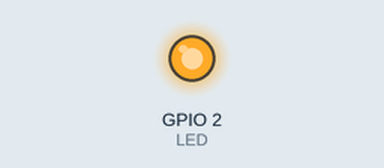
Recording of a program running on a simulated ESP32 board running MicroPython. Shown: output pins drawn as LEDs (lit = HIGH). The board's own WiFi access point starts at once; files that are not in the repository are absent.

Above: at 0.1 s.
At 2.3 s:
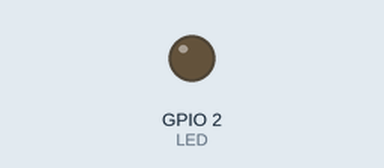
Timing chart, 0 to 3.8 s (numbered marks = the images above):
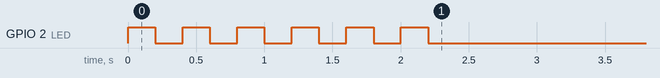

The program:

main_ESP.py
```python
"""
ESP
"""
import network
import socket
import json
from machine import Pin
from time import sleep

LED = Pin(2, Pin.OUT)


class Controller:
    ESP_IP = None  # IP address of ESP device under its own Access Point
    NEW_IP = None  # IP address of ESP device under the user wi-fi
    MOBILE_IP = None  # IP address of the user
    MOBILE = None  # User socket object

    SSID = None  # User wi-fi name
    PASSWORD = None  # User wi-fi password
    PORT = 1111  # Socket port known by both the ESP and the user
    sock = None  # socket object

    def __init__(self):
        # Connect to wi-fi. First look for the json file containing the wi-fi credentials.
        # If file was not found, or if wi-fi connection failed (credentials changed), go into pair routine

        # ACTION dictionary links user-sent commands to functions
        self.ACTION = {
            "LED": self.toggle_led
        }

        try:
            # Try to open the json file. If successful, load credentials (dictionary)
            # otherwise, go to pair method
            with open('wifi.json') as json_file:
                credentials = json.load(json_file)
                self.SSID, self.PASSWORD = credentials.values()

            # Create station interface. Block until created
            self.wifi = network.WLAN(network.STA_IF)
            self.wifi.active(True)
            while not self.wifi.active():
                pass

            # Connect to wi-fi. Block until connected. Blink if connection was successful
            self.wifi.connect(self.SSID, self.PASSWORD)
            while not self.wifi.isconnected():
                pass
            self.blink()

            # Save the new IP address
            self.NEW_IP = self.wifi.ifconfig()[0]

        except:
            # If connection to user wi-fi failed, blink 6 times and go to pair function
            self.blink()
            self.blink()
            self.pair()

        finally:
            # After connection is successful, start listening for user commands
            # temp = list(self.wifi.ifconfig())
            # temp[0] = "10.0.0.167"
            # self.wifi.ifconfig(tuple(temp))
            self.get_commands()

    def pair(self):
        # Create AP wifi named after the IP address / Port of the ESP socket (e.g. 192.168.4.1,1111)
        # User application will parse this information to communicate with the ESP
        # Create socket server to receive mobile IP and credentials

        # Create Access Point. Block until created
        wifi = network.WLAN(network.AP_IF)
        wifi.active(True)
        while not self.wifi.active():
            pass

        # Save the IP address of the ESP Access Point.
        # Rename the AP to the AP's IP address and PORT to which the ESP's socket is bound
        self.ESP_IP = wifi.ifconfig()[0]
        essid = self.ESP_IP + "," + str(self.PORT)
        wifi.config(essid=essid)

        # Create socket TCP server bound to the advertised information,
        # and waiting for a "connect" request from the mobile application
        self.server = socket.socket()
        self.server.bind((self.ESP_IP, self.PORT))
        self.server.listen(1)

        # Save the socket object (mobile_temp) when the user connects successfully
        # This socket object is used to receive credentials from the user
        mobile_temp, _ = self.server.accept()

        sleep(0.01)
        # Receive credentials. Credentials format: <SSID>,<PASSWORD>,<IP-ADDRESS>
        credentials = mobile_temp.recv(1024).decode("utf-8")
        self.SSID, self.PASSWORD, self.MOBILE_IP = credentials.split(",")

        # Save credentials, then connect to internet.
        # Create a socket TCP client to "connect" to mobile server. This will automatically send
        # ESP socket object to the mobile user who will user this IP address to send all future commands
        with open("wifi.json", "w") as file:
            json.dump({"ssid": self.SSID, "password": self.PASSWORD}, file)

        wifi.active(False)
        while wifi.active():
            pass

        # Create a station object
        self.wifi = network.WLAN(network.STA_IF)

        # Activate and connect to wi-fi. Block until done,
        # then blink 3 times to indicate connection was successful
        self.wifi.active(True)
        while not self.wifi.active():
            pass
        self.wifi.connect(self.SSID, self.PASSWORD)
        while not self.wifi.isconnected():
            pass
        self.blink()

        # Save the new IP address
        self.NEW_IP = self.wifi.ifconfig()[0]

        # TODO: DELETE
        print("Connected successfully to", self.SSID)
        print("New IP is:", self.NEW_IP)

        while True:
            # Keep trying until the mobile user goes back to their network and create a socket server
            # successfully using the IP address they had sent to the ESP among the "credentials"
            # NOTE: After this process is done, TCP protocol is no longer used.
            # Both the user and the ESP will communicate over UDP (ESP is server)
            try:
                client = socket.socket()
                client.connect((self.MOBILE_IP, self.PORT))
                client.close()
                break

            except:
                # TODO: DELETE
                sleep(1)
                continue

    def blink(self, i=6):
        # Blink i/2 number of times.
        for _ in range(i):
            LED.value(not LED.value())
            sleep(0.2)

    def get_commands(self):
        # Create a socket UDP server and receive mobile commands
        esp = socket.socket(socket.AF_INET, socket.SOCK_DGRAM)
        esp.bind((self.NEW_IP, self.PORT))

        while True:
            command = esp.recv(1024).decode("utf-8")
            self.ACTION.get(command)()

    # Command Methods---------------------------------------------------------------------------------------------------
    def toggle_led(self):
        LED.value(not LED.value())


if __name__ == '__main__':
    user = Controller()
```
